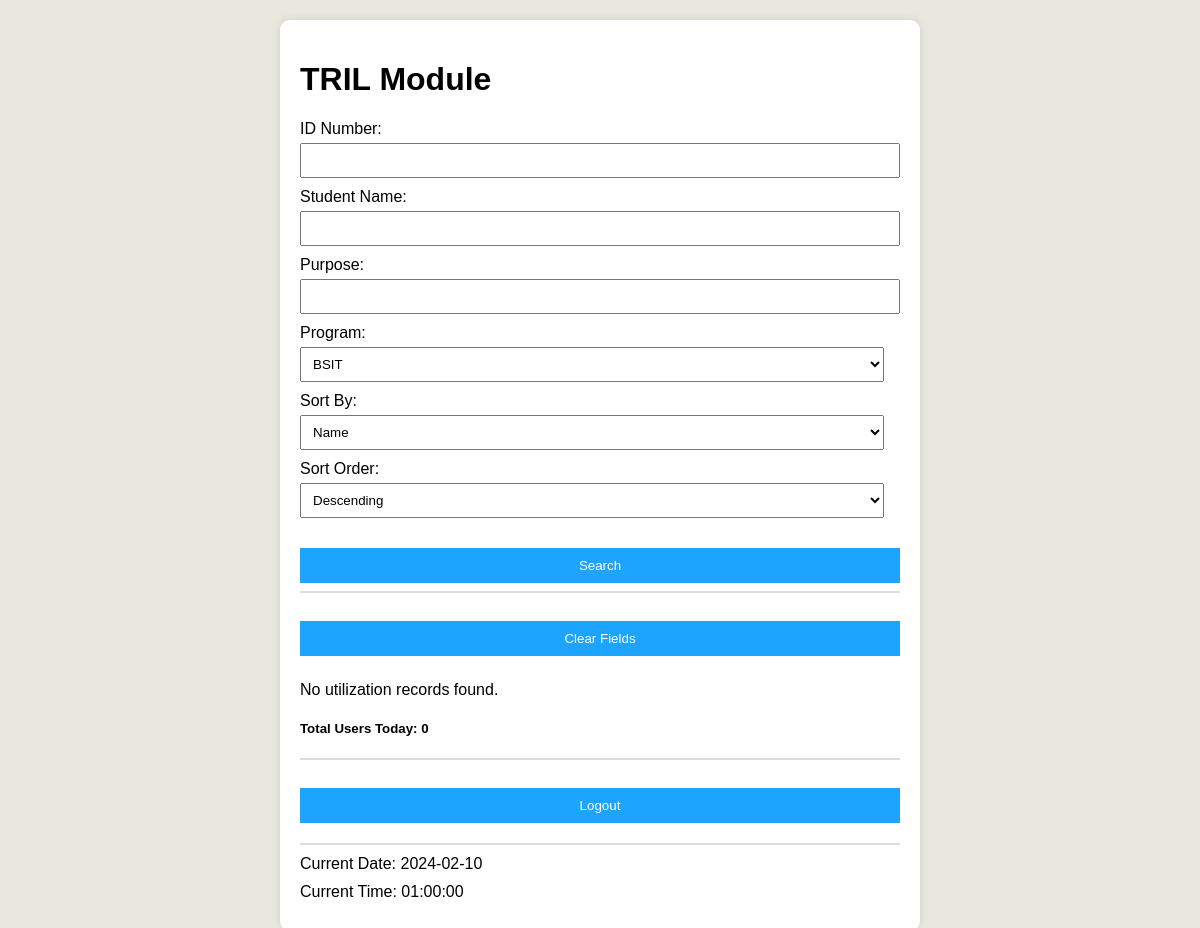
The page /tril_module/dashboard.php (signed in) on the database as committed earlier.
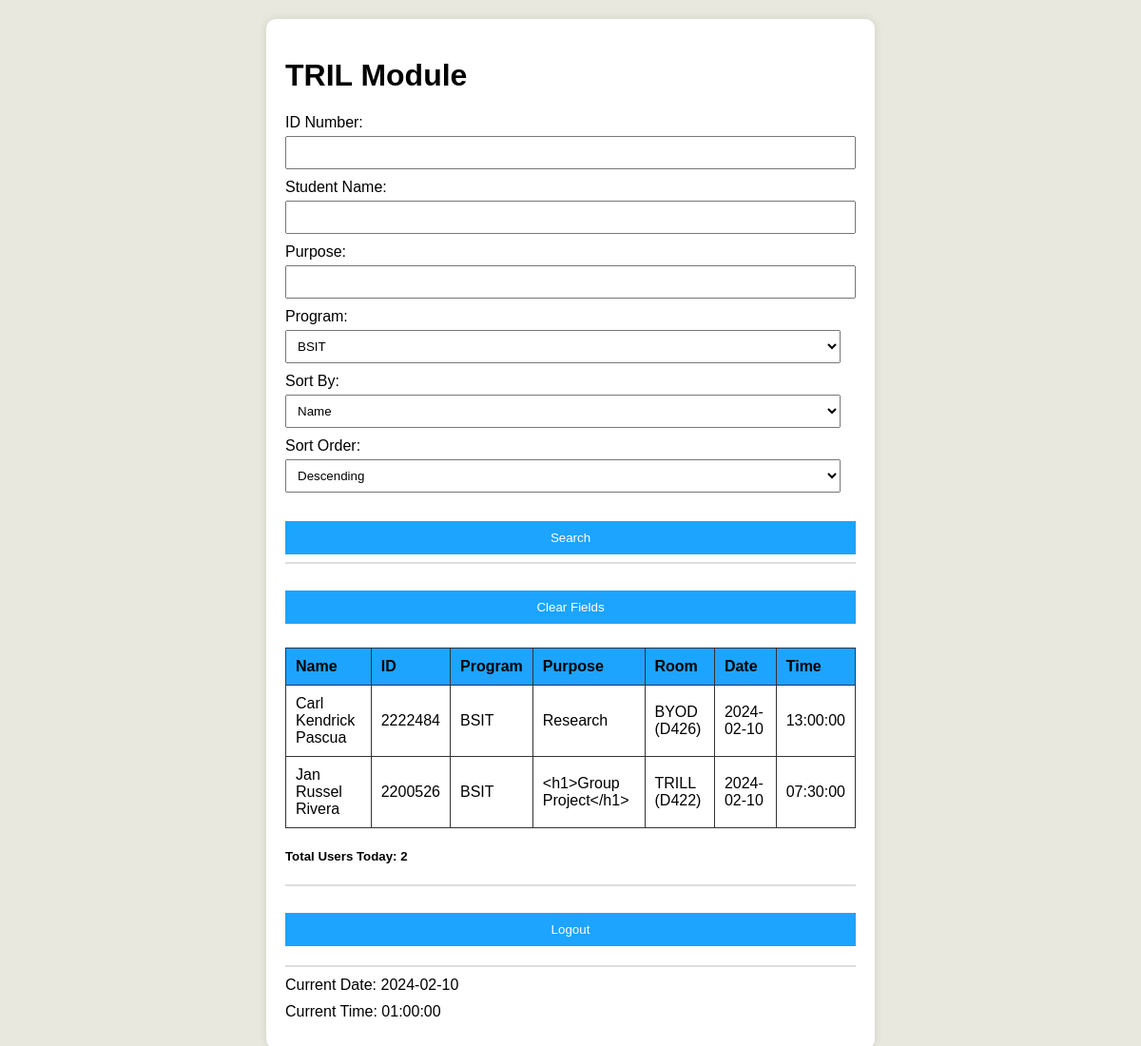
The same page on the database as committed later.
### tables this page shows
CREATE TABLE IF NOT EXISTS `utilization` (
  `UtilizationID` int NOT NULL AUTO_INCREMENT,
  `UserID` int NOT NULL,
  `Date` date NOT NULL,
  `Time` time NOT NULL,
  `Room` varchar(30) NOT NULL,
  `Purpose` varchar(200) NOT NULL,
  PRIMARY KEY (`UtilizationID`),
  KEY `user_util` (`UserID`)
);

CREATE TABLE IF NOT EXISTS `users` (
  `UserID` int NOT NULL AUTO_INCREMENT,
  `IDNum` varchar(10) NOT NULL,
  `FirstName` varchar(100) NOT NULL,
  `LastName` varchar(100) NOT NULL,
  `Program` varchar(6) DEFAULT NULL,
  `Role` varchar(10) NOT NULL,
  PRIMARY KEY (`UserID`)
);

### tril_module/dashboard.php (the view, shortened to what this page needs)
<?php
    require('../database/db.php');
    $currentDate = date("Y-m-d");
    $searchIDNumber = "";
    $searchStudentName = "";
    $searchPurpose = "";
    $searchProgram = "";
    $sortField = isset($_POST['sortField']) ? $_POST['sortField'] : 'utilization.Date';
    $sortOrder = isset($_POST['sortOrder']) ? $_POST['sortOrder'] : 'DESC';
    $sql = "SELECT users.FirstName, users.LastName, users.IDNum, users.Program, utilization.Purpose, utilization.Room, utilization.Date, utilization.Time
        FROM utilization
        INNER JOIN users ON utilization.UserID = users.UserID
        WHERE users.IDNum LIKE '%$searchIDNumber%'
        AND CONCAT(users.FirstName, ' ', users.LastName) LIKE '%$searchStudentName%'
        AND utilization.Purpose LIKE '%$searchPurpose%'
        AND users.Program LIKE '%$searchProgram%'
        AND utilization.Date = '$currentDate'
        ORDER BY $sortField $sortOrder";
    $result = $db->query($sql);
    $countUsersSQL = "SELECT COUNT(DISTINCT UserID) as userCount FROM utilization WHERE Date = '$currentDate'";
    $userCountResult = $db->query($countUsersSQL);
    if ($userCountResult->num_rows > 0) {
        $row = $userCountResult->fetch_assoc();
        $userCount = $row['userCount'];
        $cnt = "<p>Total Users Today: $userCount</p>";
    } else {
        echo "Error counting users.";
    }
?>
<!DOCTYPE html>
<html lang="en">
<head>
    <link rel="stylesheet" href="css/Tril_dashboard.css">
</head>
<body>
<div class="container">
    <h1>TRIL Module</h1>
    <form method="post" action="<?php echo htmlspecialchars($_SERVER["PHP_SELF"]); ?>">
        <label for="searchIDNumber">ID Number:</label>
        <input type="text" name="searchIDNumber" value="<?php echo $searchIDNumber; ?>">
        <label for="searchStudentName">Student Name:</label>
        <input type="text" name="searchStudentName" value="<?php echo $searchStudentName; ?>">
        <label for="searchPurpose">Purpose:</label>
        <input type="text" name="searchPurpose" value="<?php echo $searchPurpose; ?>">
        <label for="searchProgram">Program:</label>
        <select name="searchProgram">
            <option value="BSIT" <?php echo ($searchProgram == 'BSIT') ? 'selected' : ''; ?>>BSIT</option>
        </select>
        <label for="sortField">Sort By:</label>
        <select name="sortField">
            <option value="users.FirstName" <?php echo ($sortField == 'users.FirstName') ? 'selected' : ''; ?>>Name</option>
        </select>
        <label for="sortOrder">Sort Order:</label>
        <select name="sortOrder">
            <option value="DESC" <?php echo ($sortOrder == 'DESC') ? 'selected' : ''; ?>>Descending</option>
        </select>
        <input type="submit" value="Search">
        <hr>
        <input type="submit" name="clearFields" value="Clear Fields">
    </form>
    <div class="logs">
    <?php
    if ($result->num_rows > 0) {
        echo "<table border='1'>
                <tr>
                    <th>Name</th>
                    <th>ID</th>
                    <th>Program</th>
                    <th>Purpose</th>
                    <th>Room</th>
                    <th>Date</th>
                    <th>Time</th>
                </tr>";
        while ($row = $result->fetch_assoc()) {
            echo "<tr>
                    <td>" . htmlspecialchars($row['FirstName'] . ' ' . $row['LastName']) . "</td>
                    <td>" . htmlspecialchars($row['IDNum']) . "</td>
                    <td>" . htmlspecialchars($row['Program']) . "</td>
                    <td>" . htmlspecialchars($row['Purpose']) . "</td>
                    <td>" . htmlspecialchars($row['Room']) . "</td>
                    <td>" . htmlspecialchars($row['Date']) . "</td>
                    <td>" . htmlspecialchars($row['Time']) . "</td>
                  </tr>";
        }
        echo "</table>";
    } else {
        if (!empty($searchIDNumber)) {
            echo "No utilization records found for ID Number: " . htmlspecialchars($searchIDNumber) . ".";
        } elseif (!empty($searchStudentName)) {
            echo "No utilization records found for Student Name: " . htmlspecialchars($searchStudentName) . ".";
        } elseif (!empty($searchPurpose)) {
            echo "No utilization records found for Purpose: " . htmlspecialchars($searchPurpose) . ".";
        } elseif (!empty($searchProgram)) {
            echo "No utilization records found for Program: " . htmlspecialchars($searchProgram) . ".";
        } else {
            echo "No utilization records found.";
        }
    }
    ?>
    </div>
    <?php if (!empty($cnt)) : ?>
        <h5><?php echo $cnt; ?></h5>
    <?php endif; ?>
    <hr>
    <form method="post" action="../otherpages/logout.php">
        <input type="submit" name="logout" value="Logout">
    </form>
    <hr>
    <p>Current Date: <?php echo date("Y-m-d"); ?></p>
    <p>Current Time: <?php echo date("H:i:s"); ?></p>
</div>
</body>
</html>

Rows that differ between the two databases and show on the page:
added utilization: UserID.LastName "Carl Kendrick Pascua", UserID.IDNum "2222484", UserID.Program "BSIT", Purpose "Research", Room "BYOD (D426)", Date "2024-02-10", Time "13:00:00"
added utilization: UserID.LastName "Jan Russel Rivera", UserID.IDNum "2200526", UserID.Program "BSIT", Purpose "<h1>Group Project</h1>", Room "TRILL (D422)", Date "2024-02-10", Time "07:30:00"
Other text that changed with them:
$userCount: "0" → "2"
text no longer shown: "No utilization records found."
text now shown: "Name ID Program Purpose Room Date Time"
